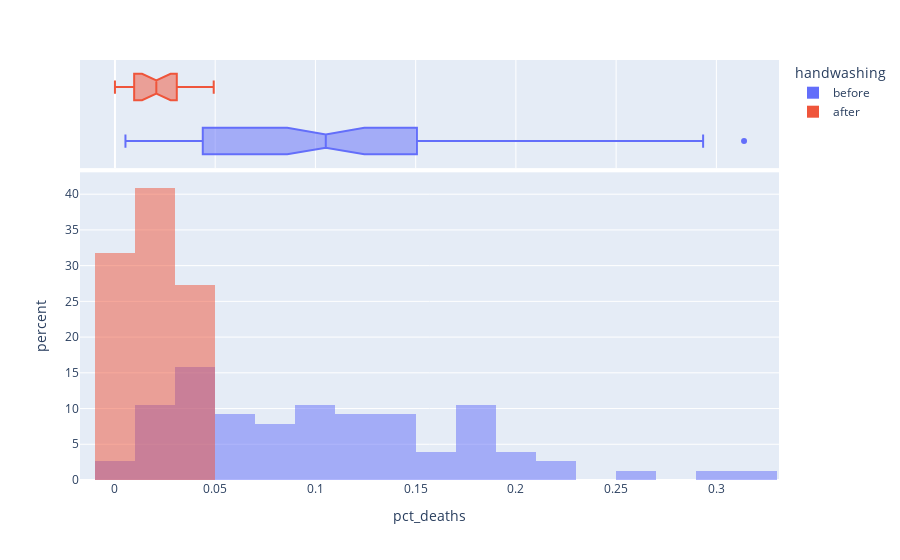

Notebook code for this chart:
### Markdown cell above
### Using Histograms to Visualize the Monthly Distribution of Outcomes

Creating a Plotly histogram to show the monthly percentage of deaths.

### Code cell
hist = px.histogram(df_monthly,
                   x='pct_deaths',
                   color='handwashing',
                   opacity=0.5,
                   nbins=30,
                    barmode='overlay',
                   histnorm='percent',
                   marginal='box')
hist.show()

### Figure 1 — Plotly figure (JSON) as saved in the notebook; plotly's stock layout.template omitted (floating-point values rounded to 4 significant figures)
{"data": [{"alignmentgroup": "True", "bingroup": "x", "histnorm": "percent", "hovertemplate": "handwashing=before<br>pct_deaths=%{x}<br>percent=%{y}<extra></extra>", "legendgroup": "before", "marker": {"color": "#636efa", "opacity": 0.5, "pattern": {"shape": ""}}, "name": "before", "nbinsx": 30, "offsetgroup": "before", "orientation": "v", "showlegend": true, "type": "histogram", "x": [0.1457, 0.07531, 0.04332, 0.01569, 0.007843, 0.05, 0.08421, 0.01351, 0.01878, 0.1102, 0.2255, 0.2085, 0.1222, 0.1023, 0.1074, 0.03226, 0.06593, 0.2078, 0.2546, 0.1839, 0.2934, 0.2297, 0.3138, 0.1912, 0.1597, 0.1241, 0.1193, 0.06098, 0.04082, 0.005236, 0.01554, 0.02262, 0.176, 0.07143, 0.08051, 0.1516, 0.1128, 0.1703, 0.1731, 0.05833, 0.02679, 0.04369, 0.0632, 0.01224, 0.03226, 0.1102, 0.1055, 0.07591, 0.04745, 0.04452, 0.04231, 0.04392, 0.07143, 0.06122, 0.03586, 0.1055, 0.1484, 0.1094, 0.1049, 0.1339, 0.1809, 0.1543, 0.1897, 0.1344, 0.1015, 0.131, 0.1806, 0.1439, 0.1496, 0.1077, 0.05369, 0.03215, 0.01923, 0.03607, 0.1827, 0.1224], "xaxis": "x", "yaxis": "y"}, {"alignmentgroup": "True", "hovertemplate": "handwashing=before<br>pct_deaths=%{x}<extra></extra>", "legendgroup": "before", "marker": {"color": "#636efa"}, "name": "before", "notched": true, "offsetgroup": "before", "showlegend": false, "type": "box", "x": [0.1457, 0.07531, 0.04332, 0.01569, 0.007843, 0.05, 0.08421, 0.01351, 0.01878, 0.1102, 0.2255, 0.2085, 0.1222, 0.1023, 0.1074, 0.03226, 0.06593, 0.2078, 0.2546, 0.1839, 0.2934, 0.2297, 0.3138, 0.1912, 0.1597, 0.1241, 0.1193, 0.06098, 0.04082, 0.005236, 0.01554, 0.02262, 0.176, 0.07143, 0.08051, 0.1516, 0.1128, 0.1703, 0.1731, 0.05833, 0.02679, 0.04369, 0.0632, 0.01224, 0.03226, 0.1102, 0.1055, 0.07591, 0.04745, 0.04452, 0.04231, 0.04392, 0.07143, 0.06122, 0.03586, 0.1055, 0.1484, 0.1094, 0.1049, 0.1339, 0.1809, 0.1543, 0.1897, 0.1344, 0.1015, 0.131, 0.1806, 0.1439, 0.1496, 0.1077, 0.05369, 0.03215, 0.01923, 0.03607, 0.1827, 0.1224], "xaxis": "x2", "yaxis": "y2"}, {"alignmentgroup": "True", "bingroup": "x", "histnorm": "percent", "hovertemplate": "handwashing=after<br>pct_deaths=%{x}<br>percent=%{y}<extra></extra>", "legendgroup": "after", "marker": {"color": "#EF553B", "opacity": 0.5, "pattern": {"shape": ""}}, "name": "after", "nbinsx": 30, "offsetgroup": "after", "orientation": "v", "showlegend": true, "type": "histogram", "x": [0.02239, 0.012, 0.01894, 0.0458, 0.03957, 0.04472, 0.0293, 0.03534, 0.006873, 0, 0.006557, 0.009585, 0.01136, 0.003717, 0, 0.009615, 0.02341, 0.02903, 0.0134, 0.02233, 0.03085, 0.04926], "xaxis": "x", "yaxis": "y"}, {"alignmentgroup": "True", "hovertemplate": "handwashing=after<br>pct_deaths=%{x}<extra></extra>", "legendgroup": "after", "marker": {"color": "#EF553B"}, "name": "after", "notched": true, "offsetgroup": "after", "showlegend": false, "type": "box", "x": [0.02239, 0.012, 0.01894, 0.0458, 0.03957, 0.04472, 0.0293, 0.03534, 0.006873, 0, 0.006557, 0.009585, 0.01136, 0.003717, 0, 0.009615, 0.02341, 0.02903, 0.0134, 0.02233, 0.03085, 0.04926], "xaxis": "x2", "yaxis": "y2"}], "layout": {"barmode": "overlay", "legend": {"title": {"text": "handwashing"}, "tracegroupgap": 0}, "margin": {"t": 60}, "xaxis": {"anchor": "y", "domain": [0, 1], "title": {"text": "pct_deaths"}}, "xaxis2": {"anchor": "y2", "domain": [0, 1], "matches": "x", "showgrid": true, "showticklabels": false}, "yaxis": {"anchor": "x", "domain": [0, 0.7326], "title": {"text": "percent"}}, "yaxis2": {"anchor": "x2", "domain": [0.7426, 1], "matches": "y2", "showgrid": false, "showline": false, "showticklabels": false, "ticks": ""}}}
